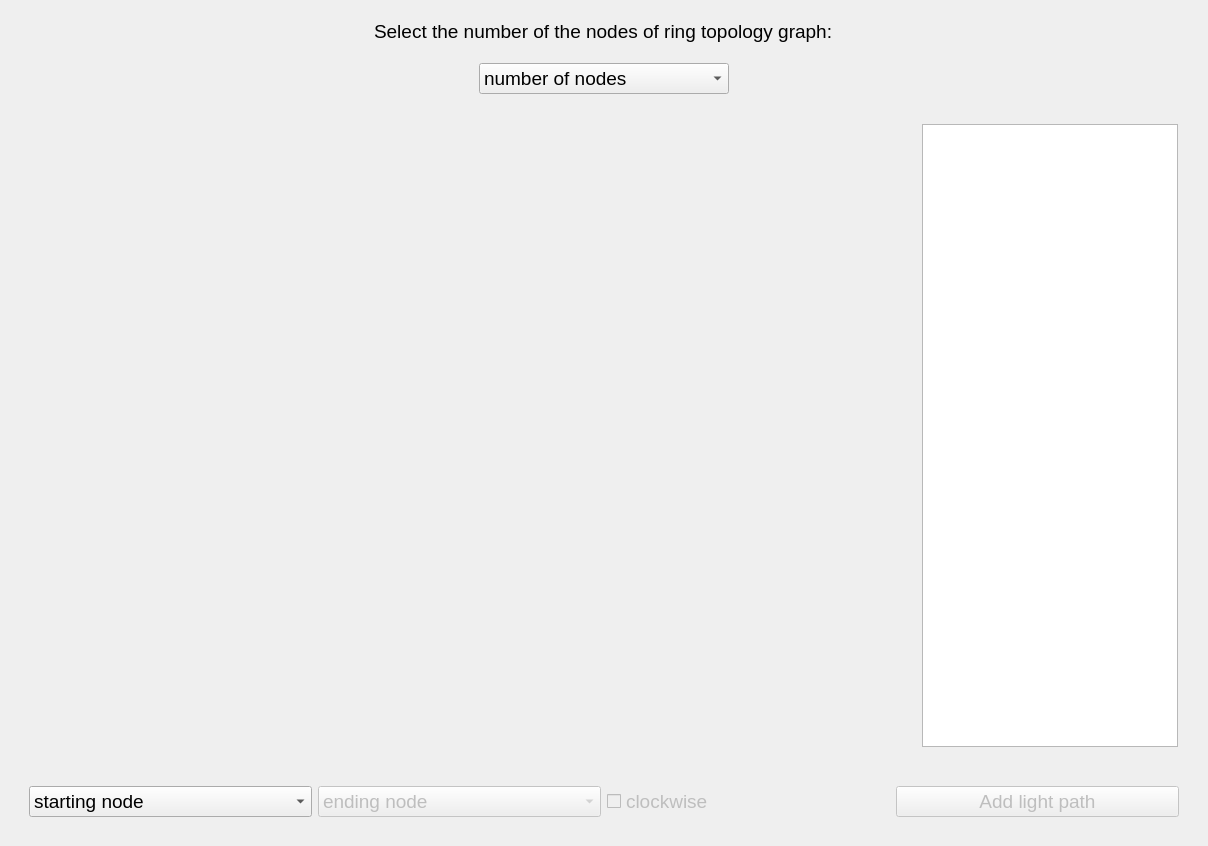
<?xml version="1.0" encoding="UTF-8"?>
<ui version="4.0">
 <class>Form</class>
 <widget class="QWidget" name="Form">
  <property name="geometry">
   <rect>
    <x>0</x>
    <y>0</y>
    <width>1208</width>
    <height>846</height>
   </rect>
  </property>
  <property name="windowTitle">
   <string>Form</string>
  </property>
  <layout class="QVBoxLayout" name="verticalLayout">
   <property name="spacing">
    <number>20</number>
   </property>
   <property name="leftMargin">
    <number>20</number>
   </property>
   <property name="topMargin">
    <number>20</number>
   </property>
   <property name="rightMargin">
    <number>20</number>
   </property>
   <property name="bottomMargin">
    <number>20</number>
   </property>
   <item alignment="Qt::AlignHCenter">
    <widget class="QLabel" name="ring_topology_label">
     <property name="sizePolicy">
      <sizepolicy hsizetype="Fixed" vsizetype="Fixed">
       <horstretch>0</horstretch>
       <verstretch>0</verstretch>
      </sizepolicy>
     </property>
     <property name="text">
      <string>&lt;html&gt;&lt;head/&gt;&lt;body&gt;&lt;p&gt;&lt;span style=&quot; font-size:14pt;&quot;&gt;Select the number of the nodes of ring topology graph:&lt;/span&gt;&lt;/p&gt;&lt;/body&gt;&lt;/html&gt;</string>
     </property>
    </widget>
   </item>
   <item alignment="Qt::AlignHCenter">
    <widget class="QComboBox" name="select_number_of_nodes">
     <property name="sizePolicy">
      <sizepolicy hsizetype="Fixed" vsizetype="Fixed">
       <horstretch>0</horstretch>
       <verstretch>0</verstretch>
      </sizepolicy>
     </property>
     <property name="minimumSize">
      <size>
       <width>250</width>
       <height>0</height>
      </size>
     </property>
     <property name="font">
      <font>
       <pointsize>14</pointsize>
      </font>
     </property>
     <item>
      <property name="text">
       <string>number of nodes</string>
      </property>
     </item>
     <item>
      <property name="text">
       <string>3</string>
      </property>
     </item>
     <item>
      <property name="text">
       <string>4</string>
      </property>
     </item>
     <item>
      <property name="text">
       <string>5</string>
      </property>
     </item>
     <item>
      <property name="text">
       <string>6</string>
      </property>
     </item>
     <item>
      <property name="text">
       <string>7</string>
      </property>
     </item>
     <item>
      <property name="text">
       <string>8</string>
      </property>
     </item>
     <item>
      <property name="text">
       <string>9</string>
      </property>
     </item>
     <item>
      <property name="text">
       <string>10</string>
      </property>
     </item>
    </widget>
   </item>
   <item>
    <widget class="QWidget" name="" native="true">
     <layout class="QHBoxLayout" name="horizontalLayout_2">
      <property name="spacing">
       <number>10</number>
      </property>
      <property name="leftMargin">
       <number>10</number>
      </property>
      <property name="topMargin">
       <number>10</number>
      </property>
      <property name="rightMargin">
       <number>10</number>
      </property>
      <property name="bottomMargin">
       <number>10</number>
      </property>
      <item>
       <widget class="QWidget" name="widget" native="true">
        <layout class="QVBoxLayout" name="verticalLayout_2">
         <item>
          <layout class="QVBoxLayout" name="graph_layout">
           <property name="sizeConstraint">
            <enum>QLayout::SetFixedSize</enum>
           </property>
          </layout>
         </item>
        </layout>
       </widget>
      </item>
      <item>
       <widget class="QPlainTextEdit" name="info_txt">
        <property name="sizePolicy">
         <sizepolicy hsizetype="Fixed" vsizetype="Expanding">
          <horstretch>0</horstretch>
          <verstretch>0</verstretch>
         </sizepolicy>
        </property>
       </widget>
      </item>
     </layout>
    </widget>
   </item>
   <item>
    <widget class="QWidget" name="add_light_path_Widget" native="true">
     <property name="sizePolicy">
      <sizepolicy hsizetype="Expanding" vsizetype="Fixed">
       <horstretch>0</horstretch>
       <verstretch>0</verstretch>
      </sizepolicy>
     </property>
     <property name="font">
      <font>
       <pointsize>14</pointsize>
      </font>
     </property>
     <layout class="QHBoxLayout" name="horizontalLayout_3">
      <item>
       <widget class="QComboBox" name="starting_node">
        <property name="font">
         <font>
          <pointsize>14</pointsize>
         </font>
        </property>
        <item>
         <property name="text">
          <string>starting node</string>
         </property>
        </item>
       </widget>
      </item>
      <item>
       <widget class="QComboBox" name="ending_node">
        <property name="enabled">
         <bool>false</bool>
        </property>
        <property name="font">
         <font>
          <pointsize>14</pointsize>
         </font>
        </property>
        <item>
         <property name="text">
          <string>ending node</string>
         </property>
        </item>
       </widget>
      </item>
      <item>
       <widget class="QCheckBox" name="is_clockwise">
        <property name="enabled">
         <bool>false</bool>
        </property>
        <property name="text">
         <string>clockwise</string>
        </property>
       </widget>
      </item>
      <item>
       <widget class="QPushButton" name="add_path">
        <property name="enabled">
         <bool>false</bool>
        </property>
        <property name="text">
         <string>Add light path</string>
        </property>
       </widget>
      </item>
     </layout>
    </widget>
   </item>
  </layout>
 </widget>
 <resources/>
 <connections/>
</ui>
